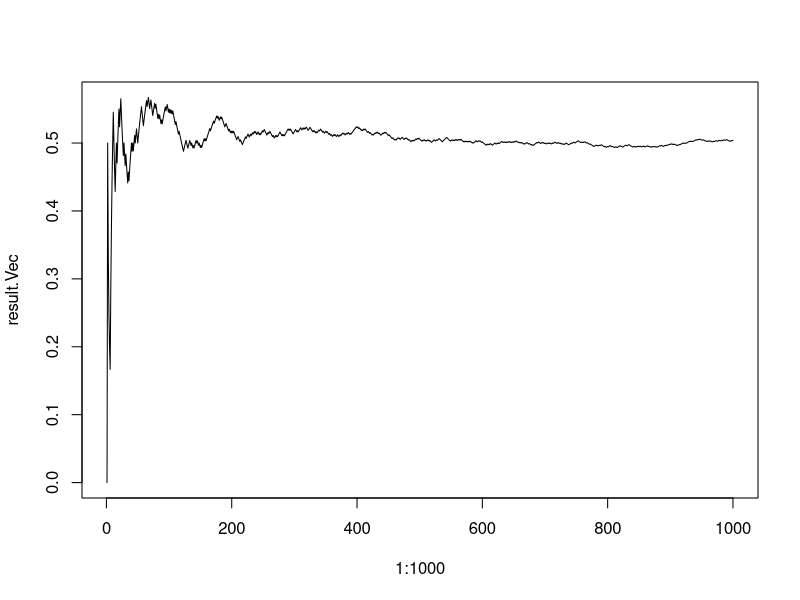
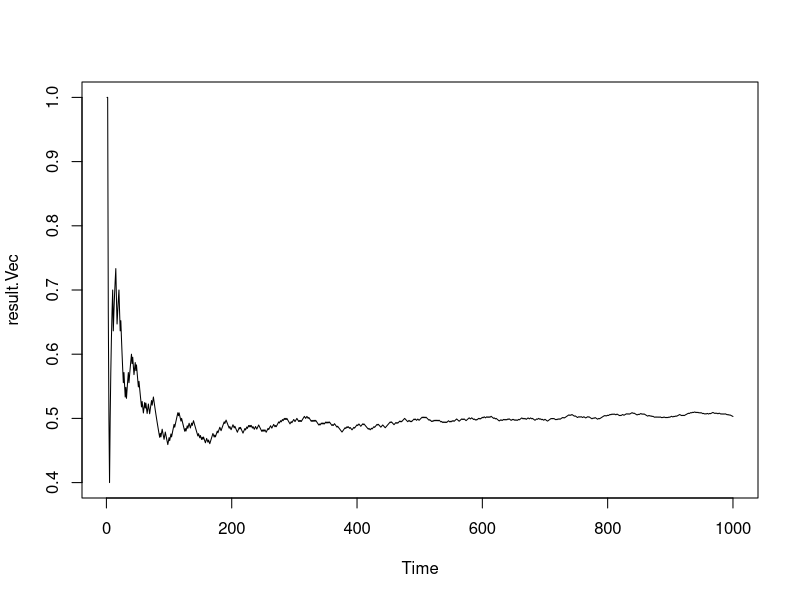

Reproduce these figures in R, in order. (Note: this script raises an error after producing the figures.)
# Agenda

# 1. Data Frame
# 2. Vectorized Operation in R
# 3. Apply Functions
# 4. Generating Random Variables


# ======================= Data Frame ===================================

# two vectors
kids <- c("Joe", "Jill")
ages <- c(11, 12)

typeof(kids)
typeof(ages)

# create a dataframe
df <- data.frame(kids, ages)
df
# create a list
df2 <- list(kids, ages)

# both are list
typeof(df)
typeof(df2)

# subsetting data frames
df$kids
df$ages

# strings as factors
df <- data.frame(kids, ages)
df$kids                         # factors

df <- data.frame(kids, ages, stringsAsFactors = F)
df$kids                         # strings


## create data frames by reading stock data
aapl <- read.csv("AAPL.csv", stringsAsFactors = F)
head(aapl)
typeof(aapl)

# subsetting a dataframe
aapl$Date
aapl$Adj.Close

aapl[1]
aapl[[1]]

# Question: what is the difference between above two subsetting methods?




# columns in a dataframe must have the same size
apply(X = aapl, MARGIN = 2, FUN = length)
# ======================= Vectorized Operation =========================

rm(list = ls())
# will simplify your code and increase the performance

x <- 1:4
y <- 6:9

# want to do x + y

# using for loop
result <- c()
for (i in x)
{
    result[i] = x[i] + y[i]
}
result


# apply "+" on vectors
result <- x + y
result
rbind(x, y, result)


# another example
x <- 1:4
x > 2

# make the result prettier
rbind(x, x>2)
is.matrix(cbind(x, x>2))



# Q: How to show TRUE/FALSE in a similar table


data.frame(x, x > 2)



# more examples
x + y
x * y
x / y
x == y


# user defined functions
mySquare <- function(x)
{
    return (x^2)
}


x <- 1:4
y <- 6:9

mySquare(x)
mySquare(y)

## Example: Vectorized operation with the coin flipping example

No.heads <- 0
result.Vec <- NULL
for (flips in 1:1000)
{
    # x = c(1, 0), 1 means head, 0 means tail
    tmp <- sample(x=c(1, 0), size=1, replace=T, prob=c(0.5, 0.5))   
    # add tmp to number of head, if tmp = 1..., if tmp = 0, ...
    No.heads <- No.heads + tmp      
    result.Vec <- c(result.Vec,No.heads/flips)
}
plot(1:1000, result.Vec, type="l")     # produce a figure

## use vectorized operation instead of a for loop
?cumsum

sims <- sample(c(1, 0), size = 1000, replace = T, prob = c(0.5, 0.5))
cum_sims <- cumsum(sims)            # cumulative Sums
result.Vec <- cum_sims / (1:1000)   # vectorized operation

plot.ts(result.Vec)



# ======================== apply functions ==========================

lapply(X = ..., FUN = ...)
sapply(X = ..., FUN = ...)


# lapply takes two arguments: a list x, a function or a name of function.
# If x is not a list, it will be coerced to a list using as.list().
# lapply always returns a list, regardless of the class of the input.

?lapply

x <- 1:10
lapply(x, mySquare)

# sapply will simplify the result of lapply if possible.
sapply(x, mySquare)


# more examples
x <- list(rnorm(10000, mean = 0, sd = 1), runif(10000, min = 0, max = 1))
lapply(x, mean)
sapply(x, mean)


x <- 1:4
lapply(x, runif)


# sapply will give the same result
sapply(x, runif)




# use apply functions will dramaticly increase the performance
?system.time

x <- 1:10^5
system.time(    
    for (i in x)
    {
        mySquare(x)
    }
)

# user  system elapsed 
# 45.927   0.172  46.101 

system.time(
    sapply(x, mySquare)    
)

# user  system elapsed 
# 0.200   0.002   0.203


# ======================= Generating Random Variables =========================

?rnorm
# rnorm(n = , mean = , sd = )


x <- rnorm(n = 10000, mean = 0, sd = 1)
x
# computes a histogram
?hist
hist(x)
hist(x, nclass = 40)
hist(x, nclass = 40, main = "mu = 0, sigm = 1")

# another sigma
x <- rnorm(n = 10000, mean = 0, sd = 5)
x
hist(x, nclass = 40, main = "mu = 0, sigma = 5")


?set.seed

# Anywho the random numbers R gives you aren't really random. They're pseudo-random. 
# Basically there's a function that outputs numbers that look random. 
# To do this it needs some inputs. The first input it gets will be the 'seed'.


set.seed(1)
rnorm(5)
rnorm(5)

set.seed(1)
rnorm(5)



# other functions

# density function
dnorm(x = 0)    # mean = 0, sd = 1
dnorm(x = 1)    # check table if you want
for (x in seq(0, 1, by = 0.1))
{
    print(dnorm(x))
}



# cumulative distribution function
pnorm(q = 0)
pnorm(q = 5)
for (x in seq(-3, 3, by = 0.1))
{
    print(pnorm(x))
}


# other distributions
x <- rpois(1000, lambda = 2)
hist(x, nclass = 40)

x <- rexp(1000)
hist(x, nclass = 40)

x <- rt(1000, df = 10)
hist(x, nclass = 40)